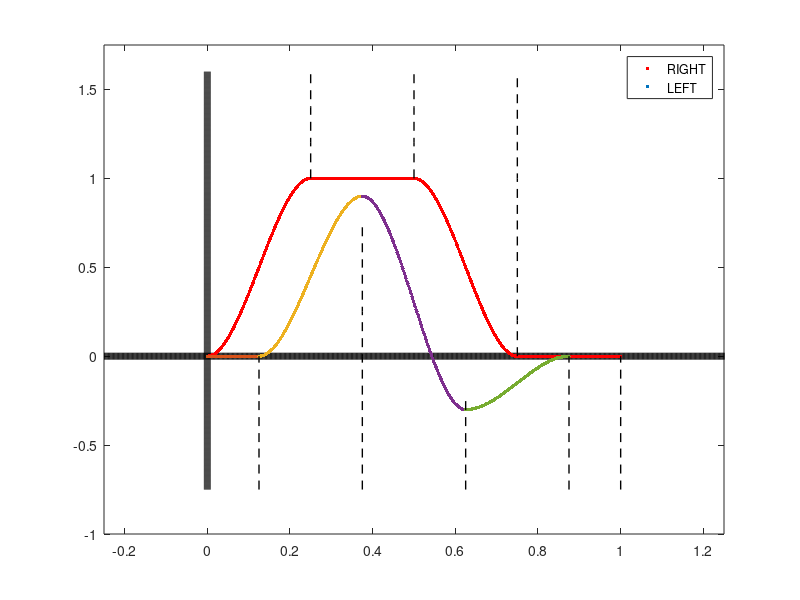

MATLAB code to generate this figure:
function plot_Bell_Contraction()

offset = 0.125;
tP = 0.25;
total_time = 3*tP + 2*offset;
dt = tP/125;


%Coefficients for Polynomial Phase-Interpolation
a = 2.739726027397260;  % y1(t) = at^2
b = 2.739726027397260;  % y3(t) = -b(t-1)^2+1
c = -2.029426686960933; % y2(t) = ct^3 + dt^2 + gt + h
d = 3.044140030441400;
g = -0.015220700152207;
h = 0.000253678335870;


t1 = 0.05*tP;   
t2 = 0.95*tP;
tt1 = 0:dt:tP;
for i=1:length(tt1)
    t = tt1(i);
    if (t <t1) 							
        r1(i) = a*(t/tP)^2;                             %a*pow((t/tP),2);                
    elseif ( (t >=t1 ) && ( t<t2) )  
        r1(i) = c*(t/tP)^3 + d*(t/tP)^2 + g*(t/tP) + h; %c*pow((t/tP),3) + d*pow((t/tP),2) + g*(t/tP) + h;
    elseif (t>=t2) 
        r1(i) = -b*( (t/tP) - 1.0 )^2 + 1;                  %-b*pow( ((t/tP) - 1),2) + 1;
    end
end


tt2 = tP:dt:tP+2*offset;
tt4 = (2*tP+2*offset):dt:(3*tP+2*offset);
r2 = ones(1,length(tt2));
r4 = zeros(1,length(tt4));
%%RHS Expansion Phase 
tt3 = (tP+2*offset):dt:(2*tP+2*offset);
r3 = r1 - 0.5;
r3 = -r3 + 0.5;

%plot(tt1,r1,'r.','MarkerSize',6); hold on;
%plot(tt2,r2,'r.','MarkerSize',6); hold on;
%plot(tt3,r3,'r.','MarkerSize',6); hold on;
%plot(tt4,r4,'r.','MarkerSize',6); hold on;


%%%%%%%%%%%%%%%%%%%%%%%%%
%
% LHS
%
%%%%%%%%%%%%%%%%%%%%%%%%%

tprev = offset;
t1 = 0.05*tP+offset;   
t2 = 0.95*tP+offset;
frac= 0.9;
ttt1 = offset:dt:(tP+offset);
for i=1:length(ttt1)
    t = ttt1(i);
    if (t <t1) 							
        Lgeo(i) =  a*( (t-tprev) /tP)^2;                             %a*pow((t/tP),2);                
    elseif ( (t >=t1 ) && ( t<t2) )  
        Lgeo(i) = c*( (t-tprev)/tP)^3 + d*( (t-tprev)/tP)^2 + g*( (t-tprev)/tP) + h; %c*pow((t/tP),3) + d*pow((t/tP),2) + g*(t/tP) + h;
    elseif (t>=t2) 
        Lgeo(i) = -b*( ((t-tprev)/tP) - 1.0 )^2 + 1;                  %-b*pow( ((t/tP) - 1),2) + 1;
    end
end

tt0 = 0:dt:offset;
L0 = zeros(1,length(tt0));

%Contraction
L1 = frac*Lgeo;

%Phase Two -> Expansion
ttt2 = (tP+offset):dt:(2*tP+offset);
L2 = Lgeo - 0.5;
L2 = -1.2*L2 + 0.4 - (1-frac);

%Phase Three -> Contraction to equilibrium
ttt3 = (2*tP+offset):dt:(3*tP+offset);
L3 = Lgeo - 1.0;
L3 = (0.3)*L3;


YAXISy = -0.75:dt:1.6;
YAXISx = zeros(1,length(YAXISy));

XAXISx = -0.25:dt:1.5;
XAXISy = zeros(1,length(XAXISx));

plot(tt1,r1,'r.','MarkerSize',8); hold on;
plot(tt0,L0,'.','MarkerSize',8); hold on;

plot(XAXISx,XAXISy,'k-','LineWidth',5);
plot(YAXISx,YAXISy,'k-','LineWidth',5);

plot(tt1,r1,'r.','MarkerSize',8); hold on;
plot(tt0,L0,'.','MarkerSize',8); hold on;

plot(tt2,r2,'r.','MarkerSize',8); hold on;
plot(tt3,r3,'r.','MarkerSize',8); hold on;
plot(tt4,r4,'r.','MarkerSize',8); hold on;

plot(ttt1,L1,'.','MarkerSize',8); hold on;
plot(ttt2,L2,'.','MarkerSize',8); hold on;
plot(ttt3,L3,'.','MarkerSize',8); hold on;
axis([-offset 3*tP+3*offset -0.75 1.5]);

vL1y = -0.75:0.25:0;
vL1x = offset*ones(1,length(vL1y));

vL2y = -0.75:0.25:0.9;
vL2x = (tP+offset)*ones(1,length(vL2y));

vL3y = -0.75:0.25:-0.21;
vL3x = (2*tP+offset)*ones(1,length(vL3y));

vL4y = -0.75:0.25:0.0;
vL4x = (3*tP+offset)*ones(1,length(vL4y));

vL5y = -0.75:0.25:0.0;
vL5x = (3*tP+2*offset)*ones(1,length(vL4y));

vR1y = 1:0.2:1.6;
vR1x = tP*ones(1,length(vR1y)); 

vR2y = 1:0.2:1.6;
vR2x = (tP+2*offset)*ones(1,length(vR2y)); 

vR3y = 0:0.2:1.6;
vR3x = (2*tP+2*offset)*ones(1,length(vR3y));

plot(vR1x,vR1y,'k--','LineWidth',1); hold on;
plot(vR2x,vR2y,'k--','LineWidth',1); hold on;
plot(vR3x,vR3y,'k--','LineWidth',1); hold on;

plot(vL1x,vL1y,'k--','LineWidth',1); hold on;
plot(vL2x,vL2y,'k--','LineWidth',1); hold on;
plot(vL3x,vL3y,'k--','LineWidth',1); hold on;
plot(vL4x,vL4y,'k--','LineWidth',1); hold on;
plot(vL5x,vL5y,'k--','LineWidth',1); hold on;
axis([-2*offset 3*tP+4*offset -1.0 1.75]);


legend('RIGHT','LEFT');